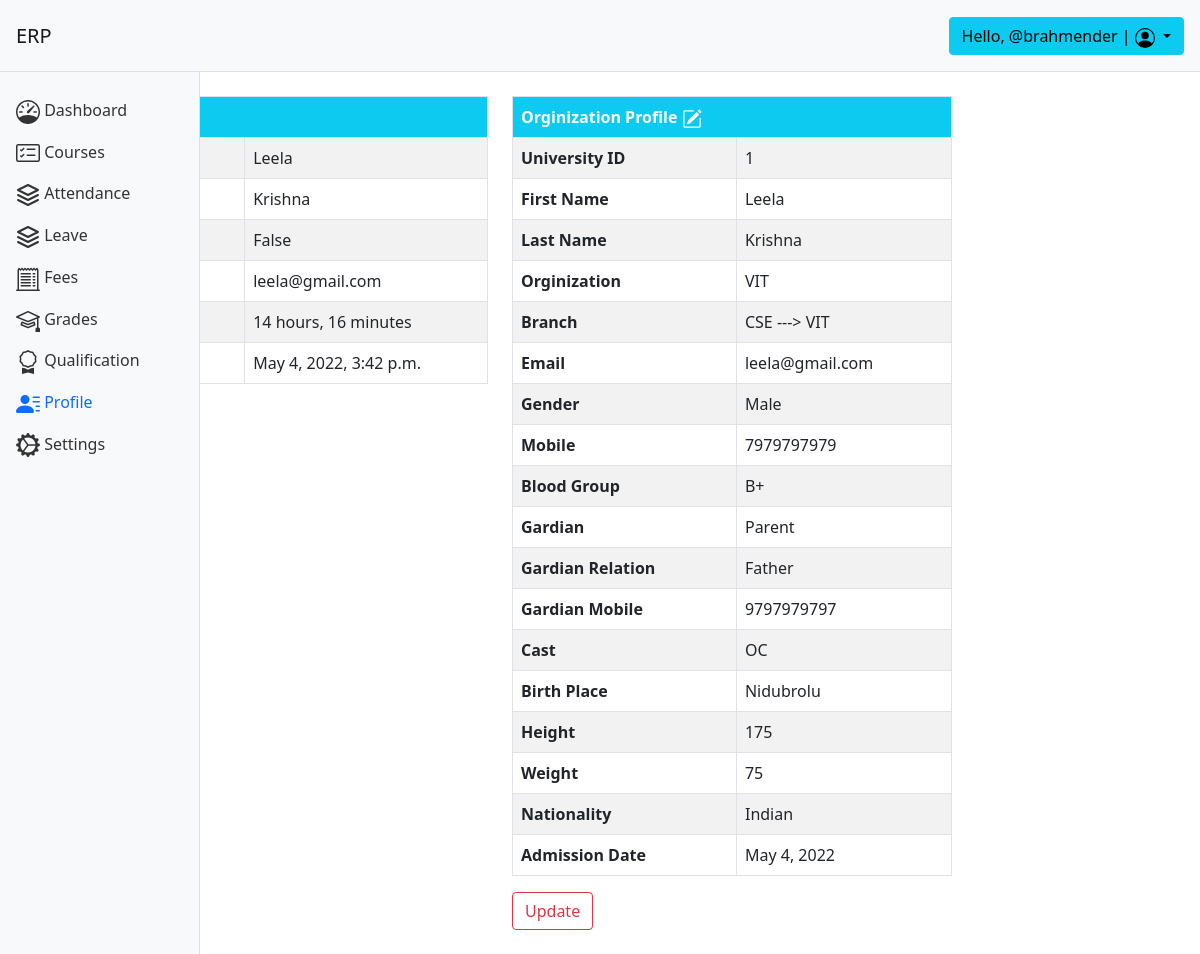
The page /user/profile/3/ (signed in) on the database its author committed.
### base/models.py (models this page shows, shortened)
class Lecturer(models.Model):
    orginization = models.ForeignKey(Orginization, on_delete=models.CASCADE)
    branch = models.ForeignKey(
        Branch, on_delete=models.CASCADE)
    user = models.OneToOneField(User, on_delete=models.CASCADE)
    first_name = models.CharField(max_length=200)
    last_name = models.CharField(max_length=200)
    e_id = models.BigIntegerField()
    email = models.EmailField()
    gender = models.CharField(max_length=10, choices=[(
        'Male', 'Male'), ('Female', 'Female'), ('Others', 'Others')])
    profile_pic = models.ImageField(upload_to='base/templates/', blank=True)
    mobile = models.BigIntegerField()
    blood = models.CharField(max_length=5)
    parent_name = models.CharField(max_length=200)
    parent_mobile = models.BigIntegerField()
    relation = models.CharField(max_length=200)
    cast = models.CharField(max_length=20)
    birth_place = models.CharField(max_length=20)
    height = models.IntegerField()
    weight = models.IntegerField()
    nationality = models.CharField(max_length=40)
    admission_date = models.DateField()

class Orginization(models.Model):
    orginization_name = models.CharField(max_length=200, unique=True)
    owner = models.OneToOneField(
        User, on_delete=models.CASCADE, unique=True)
    email = models.EmailField(unique=True)
    def __str__(self):
        return self.orginization_name

class Branch(models.Model):
    orginization = models.OneToOneField(Orginization, on_delete=models.CASCADE)
    name = models.CharField(max_length=200)
    def __str__(self):
        return self.name+' ---> '+str(self.orginization)

### base/views.py (the view)
# urls.py: path('profile/<str:pk>/', views.user_profile, name='profile'),
@login_required(login_url='login')
def user_profile(request, pk):
    user = User.objects.get(id=pk)
    group = user.groups.all()[0].name
    print(group)
    profile = ''
    if group == 'admin':
        print('Hi you are admin')
    elif group == 'lecturer':
        if Lecturer.objects.all().count() > 0:
            profile = Lecturer.objects.get(user=user.id)
    elif group == 'student':
        if Student.objects.all().count() > 0:
            profile = Student.objects.get(user=user.id)
    elif group == 'non_teaching':
        profile = NonTeaching.objects.get(user=user.id)
    context = {'user': user, 'profile': profile}
    return render(request, 'base/profile.html', context)

### base/templatetags/base_extras.py (called while the page is built)
@register.filter(name='has_group')
def has_group(user, group_name):
    group = Group.objects.get(name=group_name)
    return True if group in user.groups.all() else False

### base/templates/base/profile.html (shortened to what this page needs)
{% extends 'base/home.html' %}
{% block content %}
<div class="container">
    <div class="row">
        <div class="col-sm">
            <table class="table  table-striped table-bordered table-hover rounded">
                <thead class="thead-light bg-info text-white">
                    <tr>
                        <th scope="col" colspan="2">User Profile
                            <a href="{% url 'update_profile' %}" style="color: white;align-self:right;">
                            </a>
                        </th>
                    </tr>
                </thead>
                <tbody>
                    <tr>
                        <th scope="row">First Name</th>
                        <td>{{user.first_name}}</td>
                    </tr>
                    <tr>
                        <th scope="row">Last Name</th>
                        <td>{{user.last_name}}</td>
                    </tr>
                    <tr>
                        <th scope="row">Staff</th>
                        <td>{{user.is_staff}}</td>
                    </tr>
                    <tr>
                        <th scope="row">Email</th>
                        <td>{{user.email}}</td>
                    </tr>
                    <tr>
                        <th scope="row">Last Login</th>
                        <td>{{user.last_login|timesince}}</td>
                    </tr>
                    <tr>
                        <th scope="row">Account Created</th>
                        <td>{{user.date_joined}}</td>
                    </tr>
                </tbody>
            </table>
            <a class="btn btn-outline-danger" href="{% url 'update_profile' %}">Update</a>
        </div>
        {% if not user.is_staff%}
        <div class="col-sm">
            <table class="table  table-striped table-bordered table-hover rounded">
                <thead class="thead-light bg-info text-white">
                    <tr>
                        <th scope="col" colspan="2">Orginization Profile
                            <a href="{% url 'update_org_profile' %}" style="color: white;align-self:right;">
                            </a>
                        </th>
                    </tr>
                </thead>
                <tbody>
                    <tr>
                        <th scope="row">University ID</th>
                        <td>{{profile.u_id}}{{profile.e_id}}{{profile.nt_e_id}}</td>
                    </tr>
                    <tr>
                        <th scope="row">First Name</th>
                        <td>{{profile.first_name}}</td>
                    </tr>
                    <tr>
                        <th scope="row">Last Name</th>
                        <td>{{profile.last_name}}</td>
                    </tr>
                    <tr>
                        <th scope="row">Orginization</th>
                        <td>{{profile.orginization}}</td>
                    </tr>
                    <tr>
                        <th scope="row">Branch</th>
                        <td>{{profile.branch}}</td>
                    </tr>
                    <tr>
                        <th scope="row">Email</th>
                        <td>{{profile.email}}</td>
                    </tr>
                    <tr>
                        <th scope="row">Gender</th>
                        <td>{{profile.gender}}</td>
                    </tr>
                    <tr>
                        <th scope="row">Mobile</th>
                        <td>{{profile.mobile}}</td>
                    </tr>
                    <tr>
                        <th scope="row">Blood Group</th>
                        <td>{{profile.blood}}</td>
                    </tr>
                    <tr>
                        <th scope="row">Gardian</th>
                        <td>{{profile.parent_name}}</td>
                    </tr>
                    <tr>
                        <th scope="row">Gardian Relation</th>
                        <td>{{profile.relation}}</td>
                    </tr>
                    <tr>
                        <th scope="row">Gardian Mobile</th>
                        <td>{{profile.parent_mobile}}</td>
                    </tr>
                    <tr>
                        <th scope="row">Cast</th>
                        <td>{{profile.cast}}</td>
                    </tr>
                    <tr>
                        <th scope="row">Birth Place</th>
                        <td>{{profile.birth_place}}</td>
                    </tr>
                    <tr>
                        <th scope="row">Height</th>
                        <td>{{profile.height}}</td>
                    </tr>
                    <tr>
                        <th scope="row">Weight</th>
                        <td>{{profile.weight}}</td>
                    </tr>
                    <tr>
                        <th scope="row">Nationality</th>
                        <td>{{profile.nationality}}</td>
                    </tr>
                    <tr>
                        <th scope="row">Admission Date</th>
                        <td>{{profile.admission_date}}</td>
                    </tr>
                </tbody>
            </table>
            <a class="btn btn-outline-danger" href="{% url 'update_org_profile' %}">Update</a>
        </div>
        {% endif %}
    </div>
</div>
{% endblock %}

### base/templates/base/home.html (shortened to what this page needs)
<!DOCTYPE html>
<html lang="en">
{% load base_extras.py %}
<head>
    <link rel="stylesheet" href="https://stackpath.bootstrapcdn.com/bootstrap/5.0.0-alpha1/css/bootstrap.min.css"
>
    <link rel="stylesheet" href="https://cdn.jsdelivr.net/chartist.js/latest/chartist.min.css">
</head>
<body>
    <nav class="navbar navbar-light bg-light p-3">
        <div class="d-flex col-12 col-md-3 col-lg-2 mb-2 mb-lg-0 flex-wrap flex-md-nowrap justify-content-between">
            <a class="navbar-brand" href="{% url 'dashboard' %}">
                ERP
            </a>
        </div>
        <div class="col-12 col-md-5 col-lg-8 d-flex align-items-center justify-content-md-end mt-3 mt-md-0">
            <div class="dropdown">
                <button class="btn btn-info dropdown-toggle" type="button" id="dropdownMenuButton"
                    data-toggle="dropdown" aria-expanded="false">
                    Hello, @{{request.user}} |
                </button>
            </div>
        </div>
    </nav>
    <div class="container-fluid">
        <div class="row">
            <nav id="sidebar" class="col-md-3 col-lg-2 d-md-block bg-light sidebar collapse">
                <div class="position-sticky">
                    <ul class="nav flex-column">
                        <li class="nav-item">
                            <a class="nav-link {% if request.path == '/user/dashboard/'%} active {% endif %}"
                                aria-current="page" href="{% url 'dashboard' %}">
                                <span class="ml-2">Dashboard</span>
                            </a>
                        </li>
                        <li class="nav-item">
                            <a class="nav-link {% if request.path == '/user/courses/'%} active {% endif %}"
                                href="{% url 'courses'%}">
                                <span class="ml-2">Courses</span>
                            </a>
                        </li>
                        <li class="nav-item">
                            <a class="nav-link {% if request.path == '/user/attendance/'%} active {% endif %}"
                                href="{% url 'attendance' %}">
                                <span class="ml-2">Attendance</span>
                            </a>
                        </li>
                        {% if not request.user|has_group:"admin" %}
                        <li class="nav-item">
                            <a class="nav-link {% if request.path == '/user/leave/'%} active {% endif %}"
                                href="{% url 'leave' %}">
                                <span class="ml-2">Leave</span>
                            </a>
                        </li>
                        {% endif %}
                        <li class="nav-item">
                            <a class="nav-link {% if request.path == '/user/fees/'%} active {% endif %}"
                                href="{% url 'fees' %}">
                                <span class="ml-2">Fees</span>
                            </a>
                        </li>
                        <li class="nav-item">
                            <a class="nav-link {% if request.path == '/user/grades/' %} active {% endif %}"
                                href="{% url 'grades' %}">
                                <span class="ml-2">Grades</span>
                            </a>
                        </li>
                        <li class="nav-item">
                            <a class="nav-link {% if request.path == '/user/qualification/'%} active {% endif %}"
                                href="{% url 'qualification' %}">
                                <span class="ml-2">Qualification</span>
                            </a>
                        </li>
                        <li class="nav-item">
                            <a class="nav-link {% if '/user/profile/' in  request.path %} active {% endif %}"
                                href="{% url 'profile' request.user.id %}">
                                <span class="ml-2">Profile</span>
                            </a>
                        </li>
                        <li class="nav-item">
                            <a class="nav-link {% if request.path == '/user/settings/'%} active {% endif %}"
                                href="{% url 'settings' %}">
                                <span class="ml-2">Settings</span>
                            </a>
                        </li>
                    </ul>
                </div>
            </nav>
            <main class="col-md-9 ml-sm-auto col-lg-10 px-md-4 py-4">
                {% block content %}
                {% endblock %}
            </main>
        </div>
    </div>
</body>
</html>

### base/templates/base/home.html (style rules this page uses)
.sidebar { position: fixed; top: 0; bottom: 0; left: 0; z-index: 100; padding: 90px 0 0; box-shadow: inset -1px 0 0 rgba(0, 0, 0, .1); z-index: 99; }
.navbar { box-shadow: inset 0 -1px 0 rgba(0, 0, 0, .1); }
@media (min-width: 767.98px) { .navbar { top: 0; position: sticky; z-index: 999; } }
.sidebar .nav-link { color: #333; }
.sidebar .nav-link.active { color: #0d6efd; }

### rows shown on the page
Lecturer: e_id "1", first_name "Leela", last_name "Krishna", orginization "VIT", branch "CSE ---> VIT", email "leela@gmail.com", gender "Male", mobile "7979797979", blood "B+", parent_name "Parent", relation "Father", parent_mobile "9797979797", cast "OC", birth_place "Nidubrolu", height "175", weight "75", nationality "Indian", admission_date "May 4, 2022"

### other values the page prints
{{ request.user }} "brahmender"
{{ user.first_name }} "Leela"
{{ user.last_name }} "Krishna"
{{ user.is_staff }} "False"
{{ user.email }} "leela@gmail.com"
{{ user.last_login|timesince }} "14 hours, 16 minutes"
{{ user.date_joined }} "May 4, 2022, 3:42 p.m."
